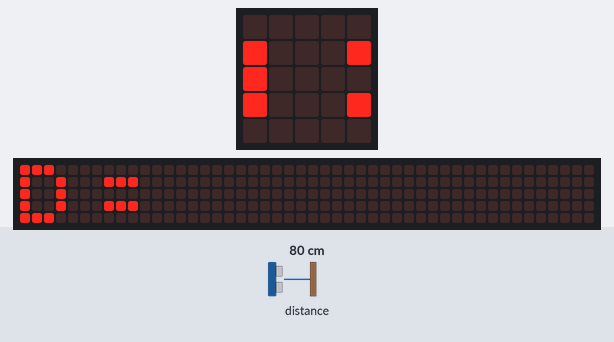
A program run on a simulated BBC micro:bit (MakeCode). On the bench: the board's 5×5 LED display, a strip that is not on the board, showing the scrolling text unrolled. The inputs (shaded band) are chosen by the test bench; at power-on: distance to the obstacle 80 cm. The 48×5 strip is a reading aid, not a part: it shows the text the display is scrolling, unrolled, one strip-width of it at a time.

Above: at 1.67 s.
1.7 s: distance to the obstacle set to 2 cm
At 3.7 s:
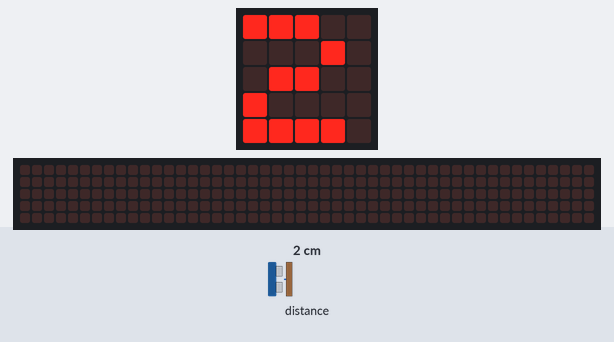
8.8 s: distance to the obstacle set to 18 cm
At 10.19 s:
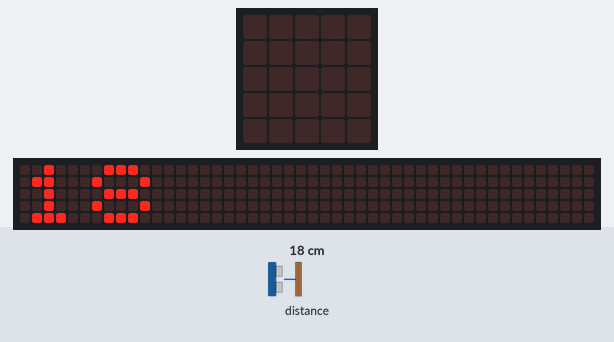
15.9 s: distance to the obstacle set to 4 cm
At 21.73 s:
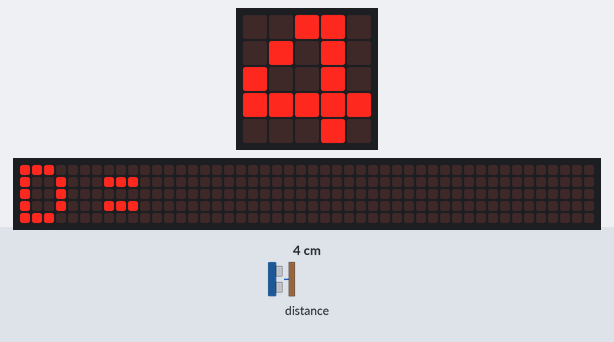

The program:

main.ts
```typescript
basic.showLeds(`
    # . # . #
    . # # # .
    # # # # #
    . # # # .
    # . # . #
    `)
basic.forever(function on_forever() {
    basic.showString("D=")
    basic.showNumber(sonar.ping(DigitalPin.P0, DigitalPin.P1, PingUnit.Centimeters))
})
```

test.ts
```typescript
// les tests vont ici ; cela ne sera pas compilé si ce paquet est utilisé en tant qu'extension.
```

Measured:
- after the input at 8.8 s, the display: first differs from a run without the input after 1.2 s (image 2)
- what the display in image 1 shows lasts 0.8 s, from 3.1 s to 3.9 s
